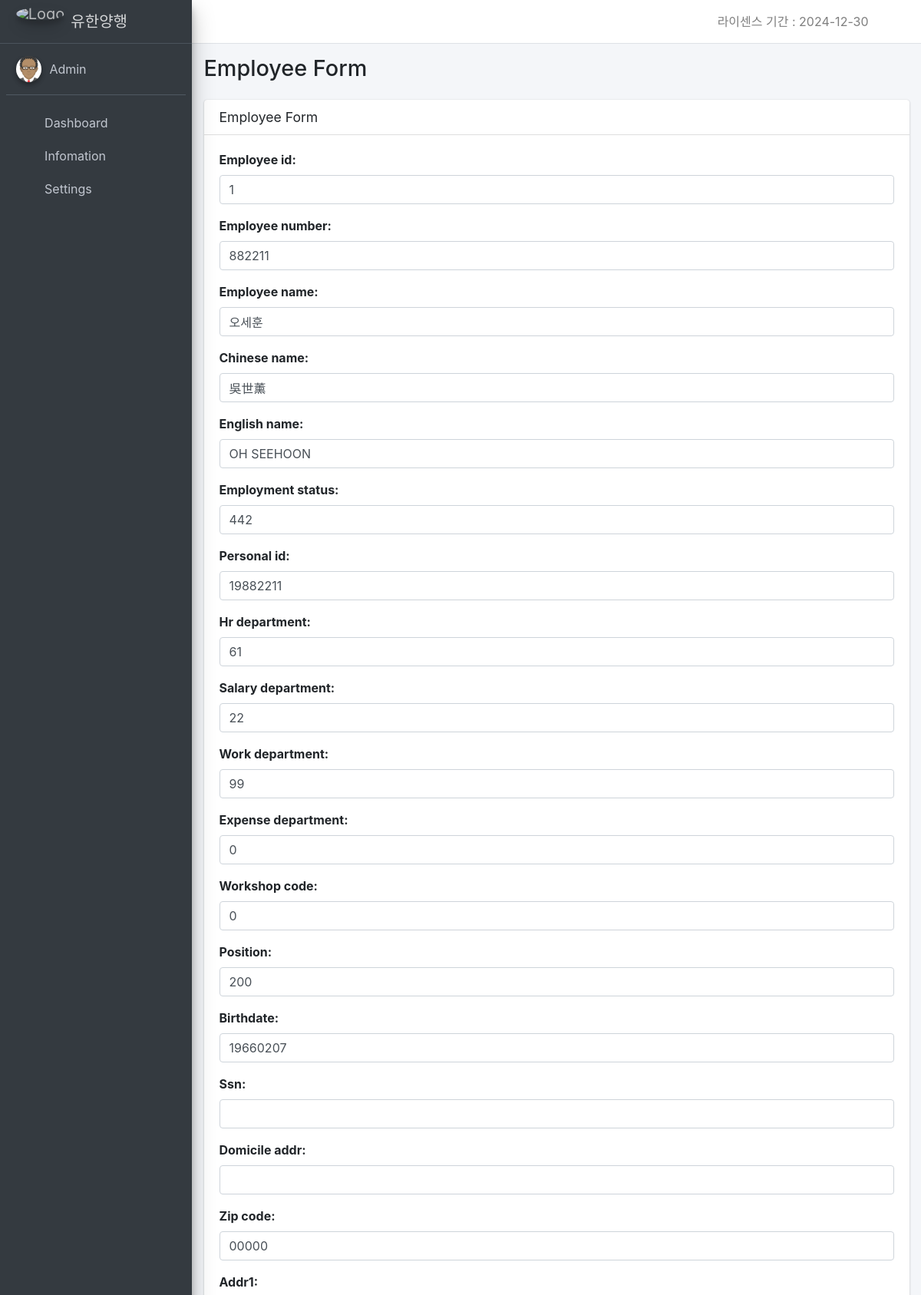
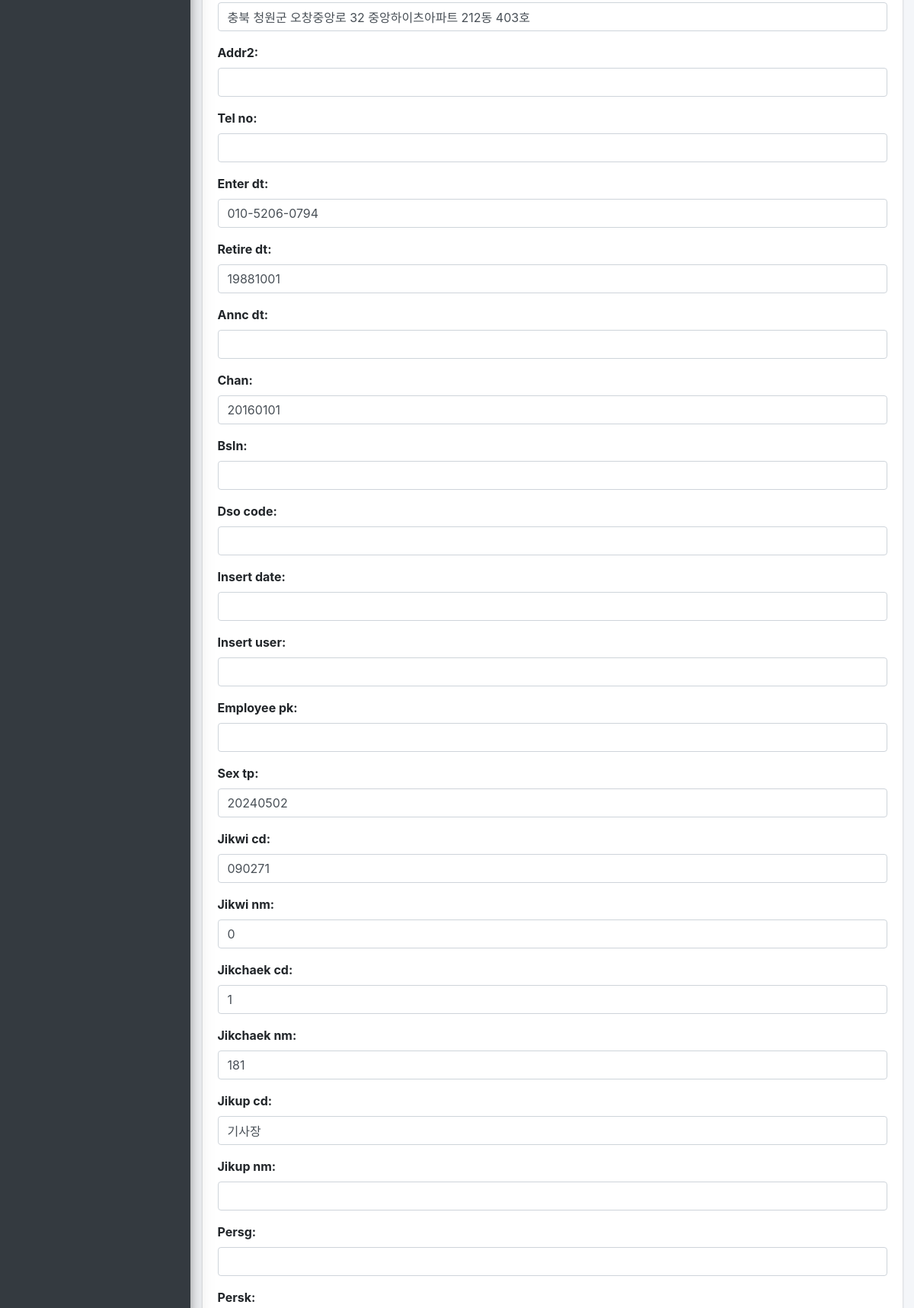
The page /employee_form/3416/ (upper part) on the database its author committed (2 pictures, top to bottom).
### insa/models.py (models this page shows, shortened)
class Employee(models.Model):
    id = models.AutoField(primary_key=True)  # 기본 키 추가
    employee_id = models.CharField(max_length=20,null=True)
    employee_number = models.CharField(max_length=20)
    employee_name = models.CharField(max_length=100)
    chinese_name = models.CharField(max_length=100)
    english_name = models.CharField(max_length=100)
    employment_status = models.CharField(max_length=10)
    personal_id = models.CharField(max_length=20)
    hr_department = models.CharField(max_length=10)
    salary_department = models.CharField(max_length=10)
    work_department = models.CharField(max_length=10)
    expense_department = models.CharField(max_length=10)
    workshop_code = models.CharField(max_length=10)
    position = models.CharField(max_length=10)
    birthdate = models.CharField(max_length=10)
    ssn = models.CharField(max_length=20)
    domicile_addr = models.CharField(max_length=100,null=True)
    zip_code = models.CharField(max_length=100,null=True)
    addr1 = models.CharField(max_length=100,null=True)
    addr2 = models.CharField(max_length=100,null=True)
    tel_no = models.CharField(max_length=100,null=True)
    enter_dt = models.CharField(max_length=100,null=True)
    retire_dt = models.CharField(max_length=100,null=True)
    annc_dt = models.CharField(max_length=100,null=True)
    chan = models.CharField(max_length=100,null=True)
    bsln = models.CharField(max_length=100,null=True)
    dso_code = models.CharField(max_length=100,null=True)
    insert_date = models.CharField(max_length=100,null=True)
    insert_user = models.CharField(max_length=100,null=True)
    employee_pk = models.CharField(max_length=100,null=True)
    sex_tp = models.CharField(max_length=100,null=True)
    jikwi_cd = models.CharField(max_length=100,null=True)
    jikwi_nm = models.CharField(max_length=100,null=True)
    jikchaek_cd = models.CharField(max_length=100,null=True)
    jikchaek_nm = models.CharField(max_length=100,null=True)
    jikup_cd = models.CharField(max_length=100,null=True)
    jikup_nm = models.CharField(max_length=100,null=True)
    persg = models.CharField(max_length=100,null=True)
    persk = models.CharField(max_length=100,null=True)
    auth = models.CharField(max_length=100,null=True)

### insa/views.py (the view)
# urls.py: path('employee_form/', views.employee_form, name='employee_form'),
def employee_form(request, id=None):
    if id:
        employee = get_object_or_404(Employee, id=id)
    else:
        employee = None
    if request.method == 'POST':
        form = EmployeeForm(request.POST, instance=employee)
        if form.is_valid():
            form.save()
            return redirect('table_page')
    else:
        form = EmployeeForm(instance=employee)
    return render(request, 'employee_form.html', {'form': form, 'sets': sets, 'license_expiry_date': check_license()})

### insa/forms.py
class EmployeeForm(forms.ModelForm):
    class Meta:
        model = Employee
        fields = '__all__'
        widgets = {
            field.name: forms.TextInput(attrs={'class': 'form-control'}) for field in Employee._meta.fields
        }

### insa/templatetags/menu_tags.py (called while the page is built)
@register.simple_tag
def active(request, pattern):
    import re
    if re.search(pattern, request.path):
        return 'active'
    return ''

### insa/views.py (called while the page is built)
def check_license():
    setting = Setting.objects.get(site_name='AD_SETTINGS')
    license_key = setting.license_key
    shift=3
    try:
        base64_bytes = license_key.encode('utf-8')
        encrypted_date_bytes = base64.b64decode(base64_bytes)
        encrypted_date = encrypted_date_bytes.decode('utf-8')
        parts = encrypted_date.split('-')
        decrypted_date = ''
        for part in parts:
            decrypted_part = ''
            for char in part:
                decrypted_part += chr((ord(char) - ord('0') - shift) % 10 + ord('0'))
            decrypted_date += decrypted_part + '-'
        decrypted_date = decrypted_date.rstrip('-')
        expiry_date = datetime.datetime.strptime(decrypted_date, '%Y-%m-%d').date()
        return "라이센스 기간 : " + str(expiry_date)
    except:
        return "유효한 라이센스가 아니거나 잘못된 키입니다."

### templates/employee_form.html (shortened to what this page needs)
{% extends 'base.html' %}
{% block content %}
<div class="content-header">
    <div class="container-fluid">
        <div class="row mb-2">
            <div class="col-sm-6">
                <h1 class="m-0">Employee Form</h1>
            </div>
        </div>
    </div>
</div>
<div class="content">
    <div class="container-fluid">
        <div class="row">
            <div class="col-lg-12">
                <div class="card">
                    <div class="card-header">
                        <h3 class="card-title">Employee Form</h3>
                    </div>
                    <div class="card-body">
                        <form method="post">
                            {{ form.as_p }}
                        </form>
                    </div>
                </div>
            </div>
        </div>
    </div>
</div>
{% endblock %}

### rows shown on the page
Employee: employee_id "1", employee_number "882211", employee_name "오세훈", chinese_name "吳世薰", english_name "OH SEEHOON", employment_status "442", personal_id "19882211", hr_department "61", salary_department "22", work_department "99", expense_department "0", workshop_code "0", position "200", birthdate "19660207", zip_code "00000", addr1 "충북 청원군 오창중앙로 32 중앙하이츠아파트 212동 403호", enter_dt "010-5206-0794", retire_dt "19881001", chan "20160101", sex_tp "20240502", jikwi_cd "090271", jikwi_nm "0", jikchaek_cd "1", jikchaek_nm "181", jikup_cd "기사장"

### other values the page prints
{{ license_expiry_date }} "라이센스 기간 : 2024-12-30"
